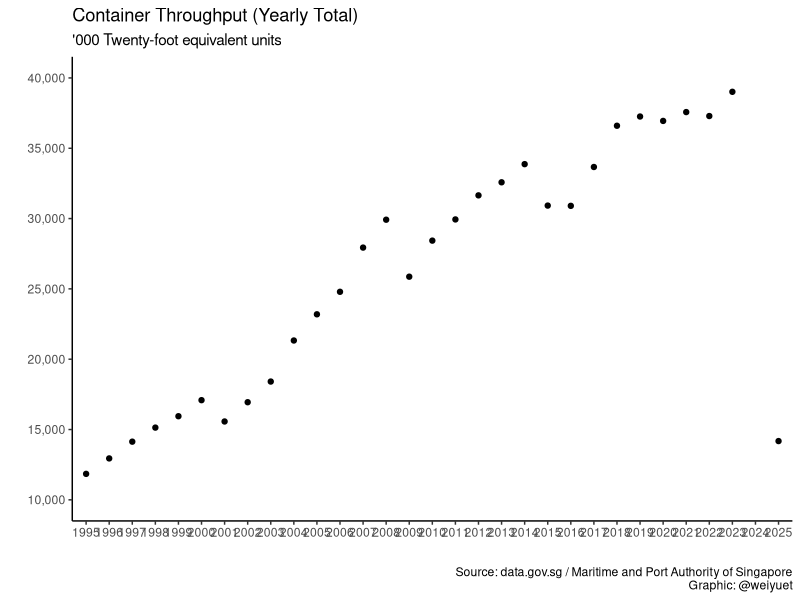
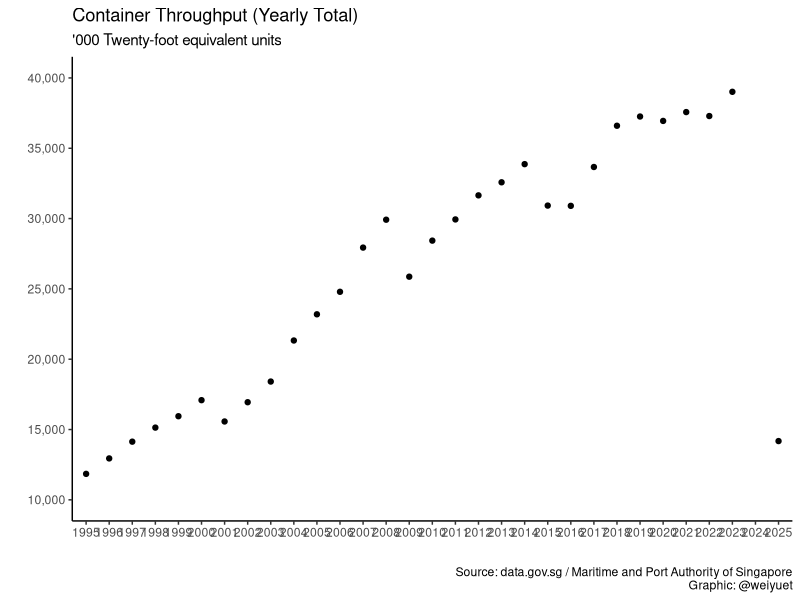

Generate these figures, in order, with R:
# Load libraries
library(tidyverse)
library(scales)
library(lubridate)

# Load data
container_throughput_monthly <- read_csv("data/container-throughput-monthly-total/container-throughput-monthly.csv")

# Wrangle data
# Convert date from chr to date, and separate month and year, prelim plot
container_throughput_monthly %>% separate(month, c("year", "month")) %>% 
  group_by(year) %>% summarise(container_throughput_yearly = sum(container_throughput)) %>% 
  ggplot(aes(x = year, y = container_throughput_yearly)) +
  geom_point() +
  scale_y_continuous(limits = c(10000, 40000), breaks = seq(10000, 40000, 5000),
                     labels = label_number(big.mark = ",")) +
  theme_classic() +
  labs(x = "", y ="",
       title = "Container Throughput (Yearly Total)",
       subtitle = "'000 Twenty-foot equivalent units",
       caption = "Source: data.gov.sg / Maritime and Port Authority of Singapore\nGraphic: @weiyuet")

# Save png
ggsave("figures/container-throughput-yearly-total.png", width = 10, height = 8)
  
